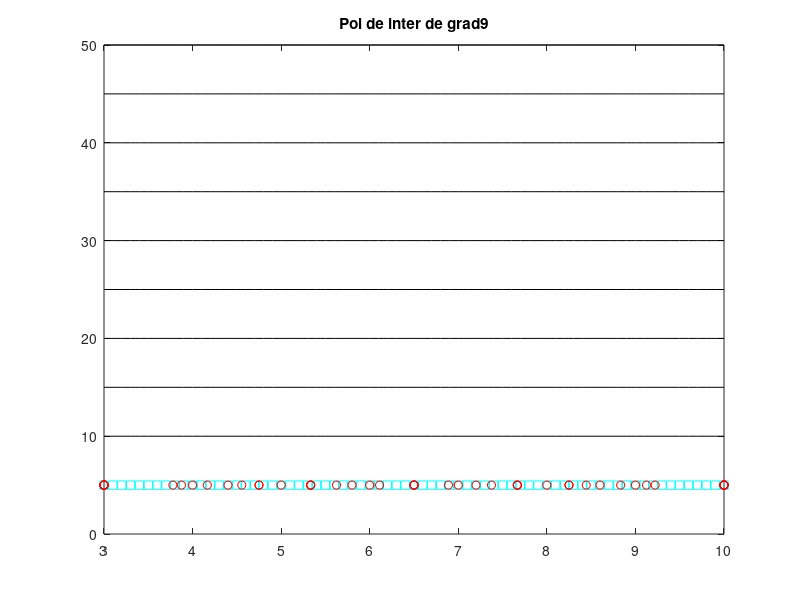

Recreate this plot in MATLAB.

f=inline(input('Introduceti functia: ','s'),'x');
x=3:0.1:10;
a=x(1);
b=x(length(x));
plot(x,f(x),'cs');
title('Functia de interplol');
hold on;
lagrange=zeros(length(x),1);
for n=2:10
    step=(b-a)/(n-1);
    xi=a:step:b;
    yi=f(xi);
        for t=1:length(x)
        lagrange(t)=0;
        for j=1:n 
            numarator=1;
            numitor=1;
            for i=[1:j-1, j+1:n]
                numarator*(x(t)-xi(i));
                numitor*(xi(j)-xi(i));
            end
                lj=numarator/numitor;
                lagrange(t)=lagrange(t)+f(xi(j))*lj
        end 
    end 
    plot(xi,yi,'ro',x,lagrange,'k-');
    title(['Pol de inter de grad' num2str(n-1)]);
    m(:,n)=getframe;
    pause(.5);
        
end

                